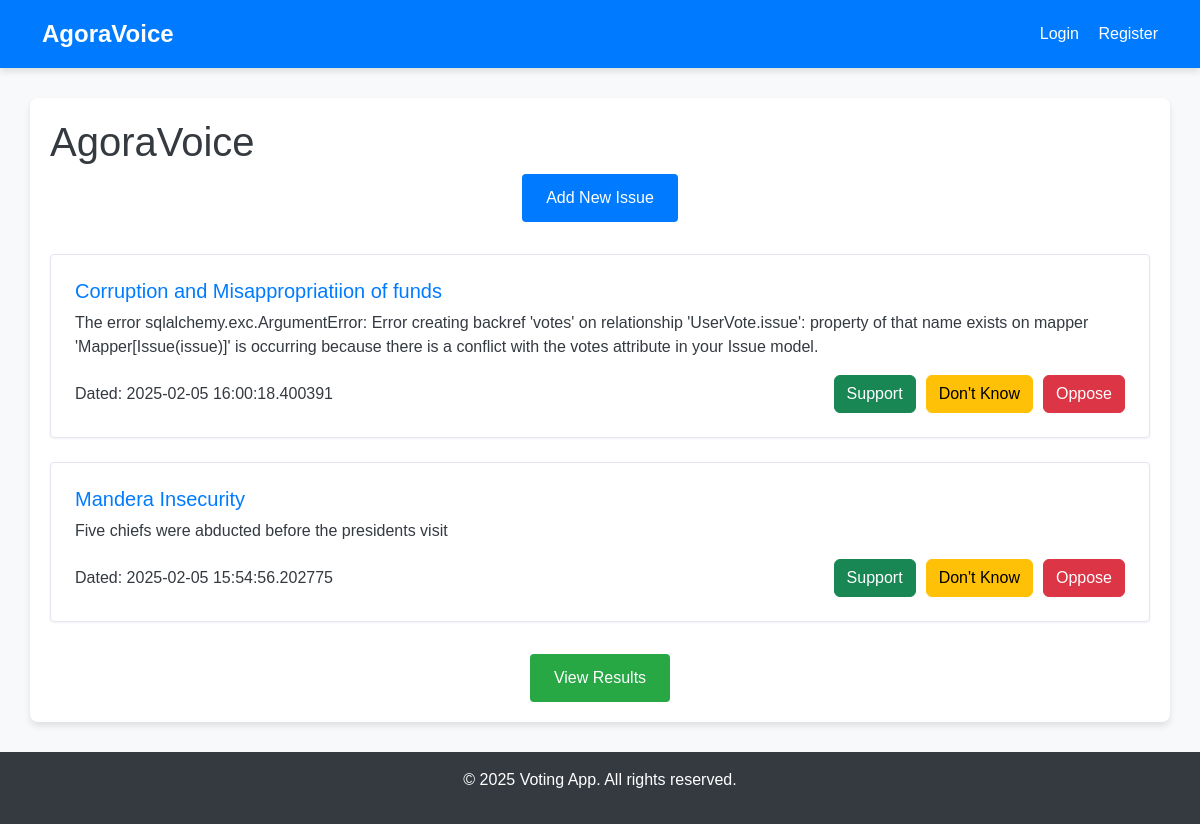
The app's page /, older data.
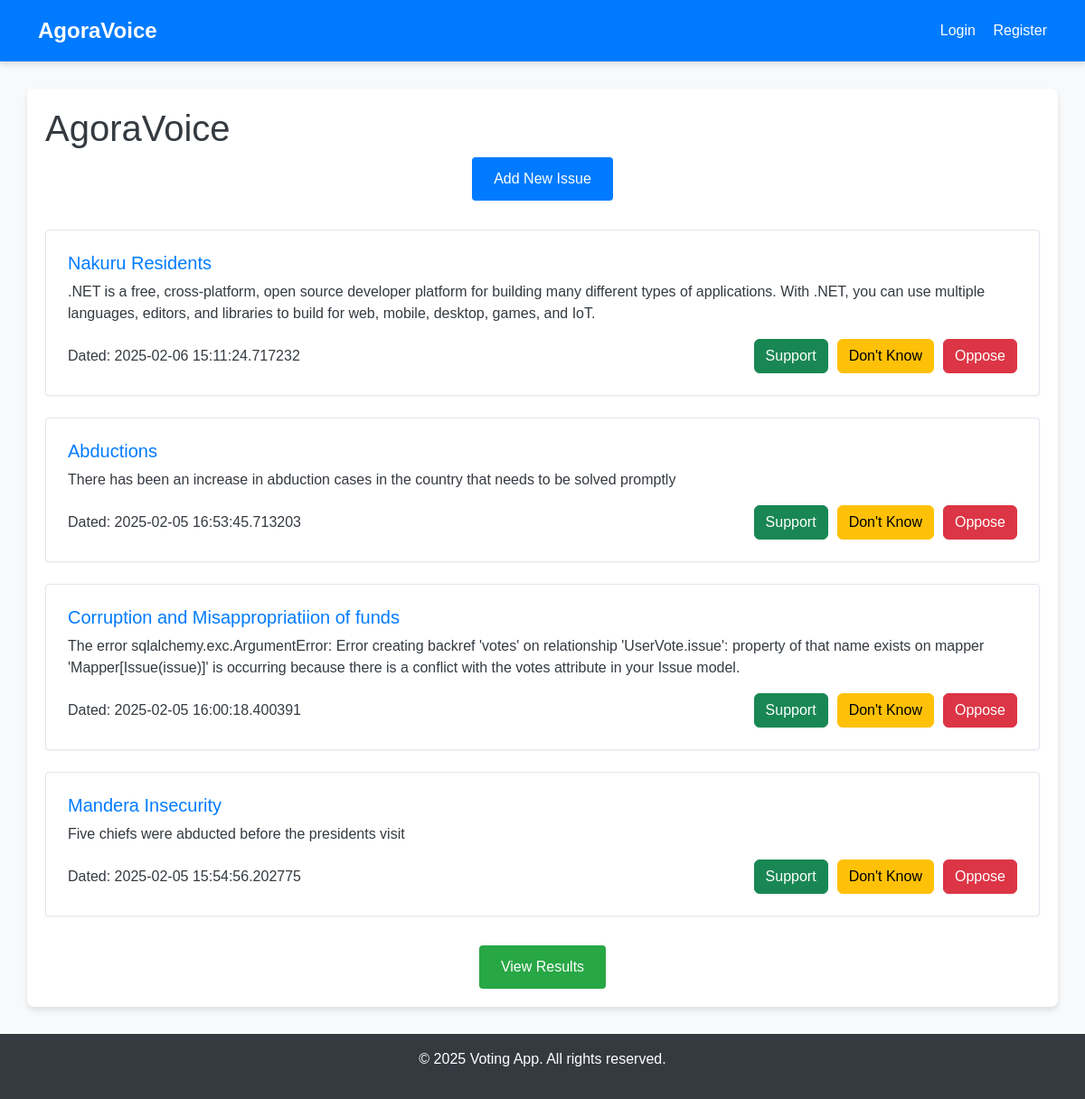
The same page, newer data.
### app.py (models this page shows)
class Issue(db.Model):
    id = db.Column(db.Integer, primary_key=True)
    title = db.Column(db.String(100), nullable=False)
    description = db.Column(db.Text)
    votes = db.Column(db.Integer, default=0)
    category_id = db.Column(db.Integer, db.ForeignKey('category.id'))
    category = db.relationship('Category', backref='issues')
    created_at = db.Column(db.DateTime, default=datetime.utcnow)
    updated_at = db.Column(db.DateTime, default=datetime.utcnow, onupdate=datetime.utcnow)

### app.py (the view)
@app.route('/')
def index():
    sort_by = request.args.get('sort', 'date')
    category_filter = request.args.get('category')
    query = Issue.query
    if category_filter:
        query = query.filter_by(category_id=category_filter)
    if sort_by == 'votes':
        query = query.order_by(Issue.votes.desc())
    else:  # Default sort by date
        query = query.order_by(Issue.created_at.desc())
    issues = query.all()
    categories = Category.query.all()
    return render_template(
        'index.html',
        issues=issues,
        categories=categories,
        current_sort=sort_by,
        current_category=category_filter
    )

### app/templates/index.html (shortened to what this page needs)
{% extends "base.html" %}
{% block extra_head %}
  <link rel="stylesheet" href="{{ url_for('static', filename='index.css') }}">
{% endblock %}
{% block content %}
<section class="actions">
    <a href="{{ url_for('add_issue') }}" class="button">Add New Issue</a>
</section>
<section class="issues-list">
    {% if issues %}
        {% for issue in issues %}
        <article class="issue">
            <header>
                <h3>{{ issue.title }}</h3>
            </header>
            <p>{{ issue.description }}</p>
            <div class="vote-section">
                <span>Dated: {{ issue.created_at }}</span>
                <form action="{{ url_for('vote', issue_id=issue.id) }}" method="POST">
                    <button type="submit" name="vote_type" value="agree" class="btn btn-success">Support</button>
                    <button type="submit" name="vote_type" value="not_sure" class="btn btn-warning">Don't Know</button>
                    <button type="submit" name="vote_type" value="disagree" class="btn btn-danger">Oppose</button>
                </form>
            </div>
        </article>
        {% endfor %}
    {% else %}
        <p>No issues found. Please add an issue.</p>
    {% endif %}
</section>
<section class="results-link">
    <a href="{{ url_for('results') }}" class="button">View Results</a>
</section>
{% endblock %}

Row changes from the older to the newer data that the page shows:
added Issue: title "Nakuru Residents", description ".NET is a free, cross-platform, open source developer platform for building many different types of applications. With .NET, you can use multiple languages, editors, and libraries to build for web, mobile, desktop, games, and IoT.", created_at "2025-02-06 15:11:24.717232"
added Issue: title "Abductions", description "There has been an increase in abduction cases in the country that needs to be solved promptly", created_at "2025-02-05 16:53:45.713203"
